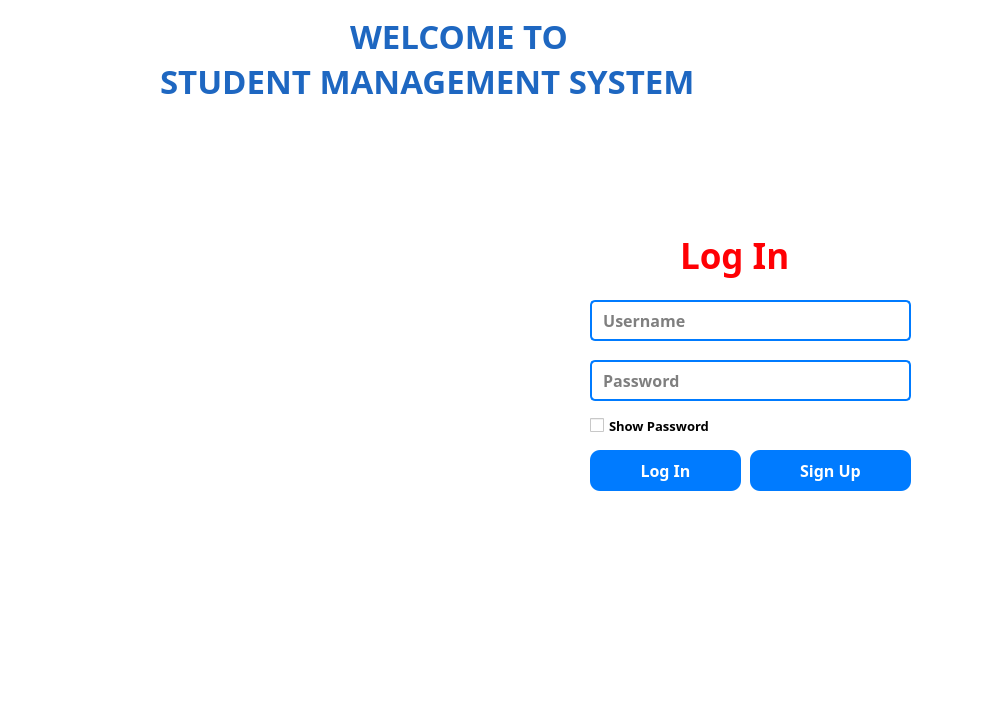
<?xml version="1.0" encoding="UTF-8"?>
<ui version="4.0">
 <class>LoginWindow</class>
 <widget class="QDialog" name="LoginWindow">
  <property name="geometry">
   <rect>
    <x>0</x>
    <y>0</y>
    <width>985</width>
    <height>707</height>
   </rect>
  </property>
  <property name="windowTitle">
   <string>Student Management Login Page</string>
  </property>
  <property name="windowIcon">
   <iconset resource="resource.qrc">
    <normaloff>:/img/pic/New folder/6681213.png</normaloff>:/img/pic/New folder/6681213.png</iconset>
  </property>
  <property name="autoFillBackground">
   <bool>false</bool>
  </property>
  <property name="styleSheet">
   <string notr="true">background-color: rgb(255, 255, 255);</string>
  </property>
  <widget class="QLabel" name="label_4">
   <property name="geometry">
    <rect>
     <x>-70</x>
     <y>100</y>
     <width>721</width>
     <height>711</height>
    </rect>
   </property>
   <property name="styleSheet">
    <string notr="true">image:url(:/img/pic/New folder/35020245_8262271.jpg)</string>
   </property>
   <property name="text">
    <string/>
   </property>
  </widget>
  <widget class="QPushButton" name="pushButton_register">
   <property name="geometry">
    <rect>
     <x>750</x>
     <y>450</y>
     <width>161</width>
     <height>41</height>
    </rect>
   </property>
   <property name="font">
    <font>
     <family>Bahnschrift</family>
     <pointsize>12</pointsize>
     <bold>true</bold>
    </font>
   </property>
   <property name="styleSheet">
    <string notr="true">QPushButton {
    background-color: #007bff;     /* Blue background */
    color: white;                  /* White text */
    border-radius: 10px;           /* Rounded corners */
    padding: 8px 16px;             /* Inner spacing */
    font-weight: bold;
   
}

QPushButton:hover {
    background-color: #0056b3;     /* Darker blue on hover */
}

QPushButton:pressed {
    background-color: #003d80;     /* Even darker on press */
}</string>
   </property>
   <property name="text">
    <string>Sign Up</string>
   </property>
  </widget>
  <widget class="QLineEdit" name="lineEdit_password">
   <property name="geometry">
    <rect>
     <x>590</x>
     <y>360</y>
     <width>321</width>
     <height>41</height>
    </rect>
   </property>
   <property name="font">
    <font>
     <family>Bahnschrift</family>
     <pointsize>12</pointsize>
     <bold>true</bold>
    </font>
   </property>
   <property name="styleSheet">
    <string notr="true">QLineEdit {
	background-color: rgb(255, 255, 255);
    border: 2px solid #007bff;   /* Blue border */
    border-radius: 5px;          /* Rounded corners */
    padding: 5px;                /* Inner spacing */
   
}</string>
   </property>
   <property name="echoMode">
    <enum>QLineEdit::EchoMode::Password</enum>
   </property>
   <property name="placeholderText">
    <string> Password</string>
   </property>
  </widget>
  <widget class="QLineEdit" name="lineEdit_username">
   <property name="geometry">
    <rect>
     <x>590</x>
     <y>300</y>
     <width>321</width>
     <height>41</height>
    </rect>
   </property>
   <property name="font">
    <font>
     <family>Bahnschrift</family>
     <pointsize>12</pointsize>
     <bold>true</bold>
     <underline>false</underline>
     <strikeout>false</strikeout>
    </font>
   </property>
   <property name="styleSheet">
    <string notr="true">QLineEdit {
    border: 2px solid #007bff;   /* Blue border */
    border-radius: 5px;          /* Rounded corners */
    padding: 5px;                /* Inner spacing */
	background-color: rgb(255, 255, 255);
}</string>
   </property>
   <property name="text">
    <string/>
   </property>
   <property name="placeholderText">
    <string> Username</string>
   </property>
  </widget>
  <widget class="QPushButton" name="pushButton_login">
   <property name="geometry">
    <rect>
     <x>590</x>
     <y>450</y>
     <width>151</width>
     <height>41</height>
    </rect>
   </property>
   <property name="font">
    <font>
     <family>Bahnschrift</family>
     <pointsize>12</pointsize>
     <bold>true</bold>
    </font>
   </property>
   <property name="styleSheet">
    <string notr="true">QPushButton {
    background-color: #007bff;     /* Blue background */
    color: white;                  /* White text */
    border-radius: 10px;           /* Rounded corners */
    padding: 8px 16px;             /* Inner spacing */
    font-weight: bold;
   
}

QPushButton:hover {
    background-color: #0056b3;     /* Darker blue on hover */
}

QPushButton:pressed {
    background-color: #003d80;     /* Even darker on press */
}</string>
   </property>
   <property name="text">
    <string>Log In</string>
   </property>
  </widget>
  <widget class="QCheckBox" name="checkBox_showPassword">
   <property name="geometry">
    <rect>
     <x>590</x>
     <y>410</y>
     <width>171</width>
     <height>31</height>
    </rect>
   </property>
   <property name="font">
    <font>
     <family>Bahnschrift</family>
     <pointsize>10</pointsize>
     <bold>true</bold>
    </font>
   </property>
   <property name="toolTip">
    <string>Password visibility</string>
   </property>
   <property name="styleSheet">
    <string notr="true">background-color: rgb(255, 255, 255);
</string>
   </property>
   <property name="text">
    <string>Show Password</string>
   </property>
  </widget>
  <widget class="QLabel" name="label_3">
   <property name="geometry">
    <rect>
     <x>160</x>
     <y>60</y>
     <width>731</width>
     <height>41</height>
    </rect>
   </property>
   <property name="sizePolicy">
    <sizepolicy hsizetype="Expanding" vsizetype="Fixed">
     <horstretch>0</horstretch>
     <verstretch>0</verstretch>
    </sizepolicy>
   </property>
   <property name="font">
    <font>
     <family>Bell MT</family>
     <pointsize>25</pointsize>
     <bold>true</bold>
    </font>
   </property>
   <property name="styleSheet">
    <string notr="true">color: rgb(30, 103, 193);</string>
   </property>
   <property name="text">
    <string>STUDENT MANAGEMENT SYSTEM</string>
   </property>
  </widget>
  <widget class="QLabel" name="label_2">
   <property name="geometry">
    <rect>
     <x>350</x>
     <y>10</y>
     <width>311</width>
     <height>51</height>
    </rect>
   </property>
   <property name="sizePolicy">
    <sizepolicy hsizetype="Expanding" vsizetype="Fixed">
     <horstretch>0</horstretch>
     <verstretch>0</verstretch>
    </sizepolicy>
   </property>
   <property name="font">
    <font>
     <family>Bell MT</family>
     <pointsize>25</pointsize>
     <bold>true</bold>
    </font>
   </property>
   <property name="styleSheet">
    <string notr="true">color: rgb(30, 103, 193);</string>
   </property>
   <property name="text">
    <string>WELCOME TO</string>
   </property>
  </widget>
  <widget class="QLabel" name="label_5">
   <property name="geometry">
    <rect>
     <x>680</x>
     <y>230</y>
     <width>141</width>
     <height>51</height>
    </rect>
   </property>
   <property name="font">
    <font>
     <family>Bell MT</family>
     <pointsize>26</pointsize>
     <bold>true</bold>
    </font>
   </property>
   <property name="styleSheet">
    <string notr="true">color: rgb(255, 0, 4);</string>
   </property>
   <property name="text">
    <string>Log In</string>
   </property>
  </widget>
 </widget>
 <resources>
  <include location="resource.qrc"/>
 </resources>
 <connections/>
</ui>
